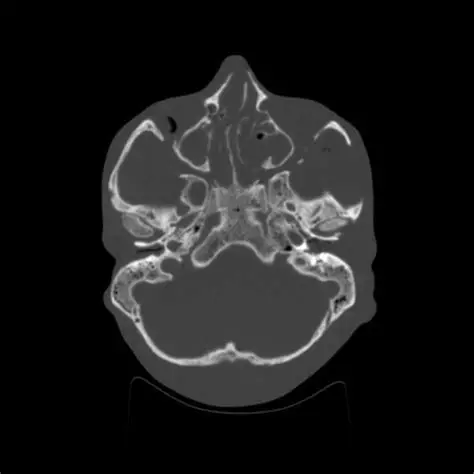
#> input picture data/phantoms/OIP.png, 474 x 474 px, found by its file name
$ python filtbackproj-multicore.py
#> lines starting #> are read from the running program, lines starting #| are printed output that depends on the picture
import numpy as np
import matplotlib.pyplot as plt
from PIL import Image, ImageChops
from scipy.fftpack import fft, fftshift, ifft
from joblib import Parallel, delayed
import multiprocessing
import time


def dummyImg(size0, size1):
    M = np.zeros((size0, size1))
    M[190:210, :] = 255
    M[:, 210:230] = 255
    dumImg = Image.fromarray(M.astype('uint8'))
    return dumImg


def padImage(img):
    N0, N1 = img.size
    lenDiag = int(np.ceil(np.sqrt(N0**2 + N1**2)))
    imgPad = Image.new('L', (lenDiag, lenDiag))
    c0, c1 = int(round((lenDiag - N0) / 2)), int(round((lenDiag - N1) / 2))
    imgPad.paste(img, (c0, c1))
    return imgPad, c0, c1


def _single_proj(img_arr, angle_deg):
    # rotate using NumPy/OpenCV-like transformation
    img_rot = Image.fromarray(img_arr).rotate(90 - angle_deg, resample=Image.BICUBIC)
    # print(f"Single projection: {angle_deg} degree")
    return np.sum(np.array(img_rot), axis=0)


def getProj(img, theta, n_jobs=None, show_progress=False):
    """
    Parallel Radon projection.
    """
    numAngles = len(theta)
    img_arr = np.array(img)

    # Parallel processing
    results = Parallel(n_jobs=n_jobs, prefer="threads")(
        delayed(_single_proj)(img_arr, theta[n]) for n in range(numAngles)
    )

    sinogram = np.stack(results, axis=1)
    return sinogram


def arange2(start, stop=None, step=1):
    if stop is None:
        a = np.arange(start)
    else:
        a = np.arange(start, stop, step)
        if a[-1] > stop - step:
            a = np.delete(a, -1)
    return a


def _filter_single_angle(proj_col, filt):
    projfft = fft(proj_col)
    filtProj = projfft * filt
    return np.real(ifft(filtProj))


def projFilter(sino, n_jobs=None):
    a = 0.1
    projLen, numAngles = sino.shape
    step = 2 * np.pi / projLen
    w = arange2(-np.pi, np.pi, step)
    if len(w) < projLen:
        w = np.concatenate([w, [w[-1] + step]])

    rn1 = abs(2 / a * np.sin(a * w / 2))
    rn2 = np.sin(a * w / 2) / (a * w / 2)
    r = rn1 * (rn2) ** 2
    filt = fftshift(r)

    # Parallel filtering
    results = Parallel(n_jobs=n_jobs, prefer="threads")(
        delayed(_filter_single_angle)(sino[:, i], filt) for i in range(numAngles)
    )

    filtSino = np.stack(results, axis=1)
    return filtSino


def _backproj_single_angle(sinogram_col, theta_rad, X, Y, imageLen):
    Xrot = X * np.sin(theta_rad) - Y * np.cos(theta_rad)
    XrotCor = np.round(Xrot + imageLen / 2).astype(int)
    projMatrix = np.zeros((imageLen, imageLen))
    mx, my = np.where((XrotCor >= 0) & (XrotCor <= (imageLen - 1)))
    projMatrix[mx, my] = sinogram_col[XrotCor[mx, my]]

    # print(f"Backprojection theta: {theta_rad}")
    return projMatrix


def backproject(sinogram, theta, n_jobs=None):
    imageLen = sinogram.shape[0]
    reconMatrix = np.zeros((imageLen, imageLen))

    x = np.arange(imageLen) - imageLen / 2
    y = x.copy()
    X, Y = np.meshgrid(x, y)
    theta_rad = np.deg2rad(theta)
    numAngles = len(theta_rad)

    # Parallel back-projection
    results = Parallel(n_jobs=n_jobs, prefer="threads")(
        delayed(_backproj_single_angle)(sinogram[:, n], theta_rad[n], X, Y, imageLen)
        for n in range(numAngles)
    )

    for mat in results:
        reconMatrix += mat

    backprojArray = np.flipud(reconMatrix)
    return backprojArray


if __name__ == '__main__':
    start_time = time.perf_counter()
    num_cores = multiprocessing.cpu_count()
    print(f"Detected CPU cores: {num_cores}")

    # myImg = dummyImg(400, 400)
    myImg = Image.open('data/phantoms/OIP.png').convert('L')

    myImgPad, c0, c1 = padImage(myImg)
#> in padImage, `imgPad = Image.new('L', (lenDiag, lenDiag))`: imgPad: PIL image 671x671 L; every value is 0
#> in padImage, `imgPad.paste(img, (c0, c1))`:
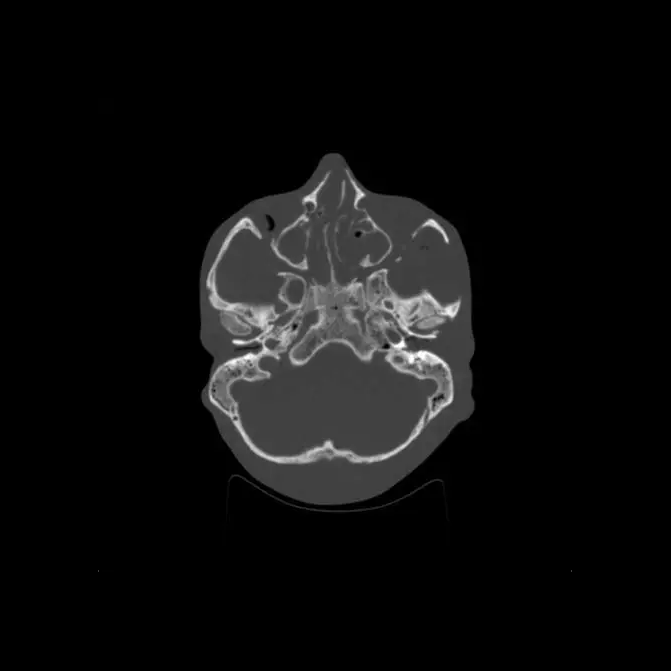
#> imgPad: PIL image 671x671 L; min 0, max 255, mean 13.9
#> c0 = 98; c1 = 98
    dTheta = 1
    theta = np.arange(0, 361, dTheta)

    print('Getting projections (parallel)...')
    mySino = getProj(myImgPad, theta, n_jobs=num_cores)
#> in _single_proj (call 37), `img_rot = Image.fromarray(img_arr).rotate(90 - angle_deg, resample=Ima..`:
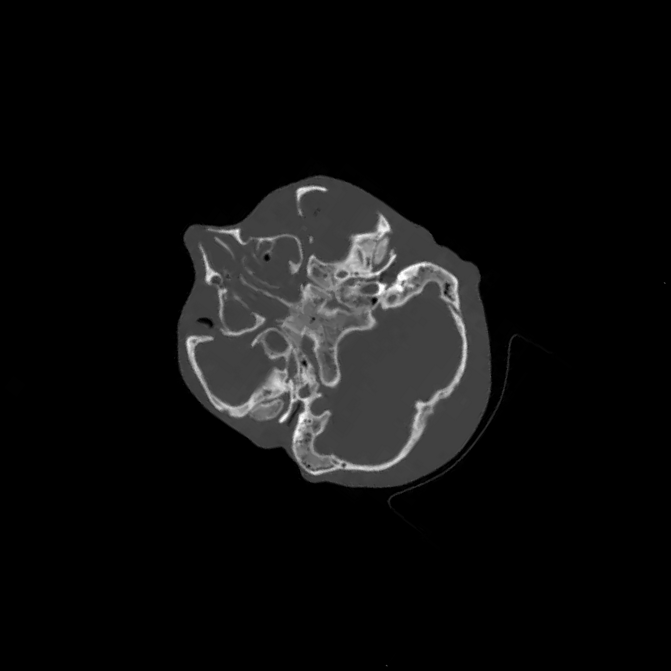
#> img_rot: PIL image 671x671 L; min 0, max 255, mean 13.9
#> in _single_proj (call 39), `img_rot = Image.fromarray(img_arr).rotate(90 - angle_deg, resample=Ima..`:
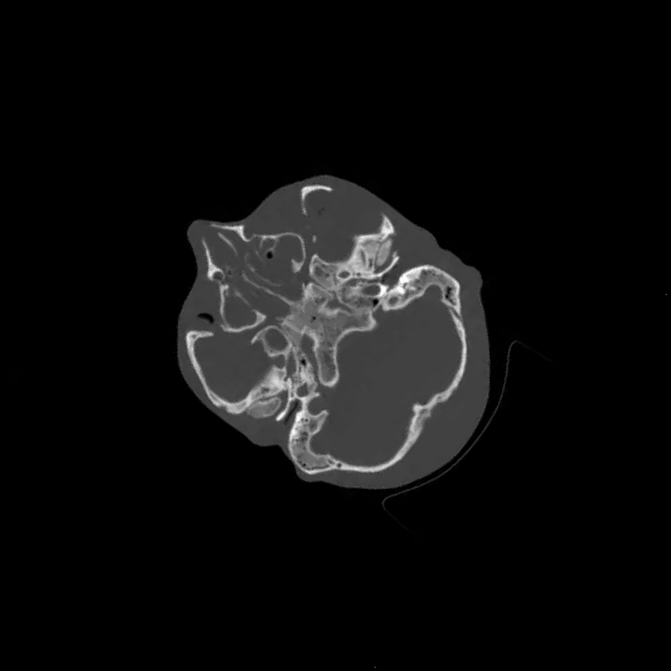
#> img_rot: PIL image 671x671 L; min 0, max 255, mean 13.9
#> in getProj, `results = Parallel(n_jobs=n_jobs, prefer="threads")( delayed(_single_p..`: results = 361 items
#> in getProj, `sinogram = np.stack(results, axis=1)`:
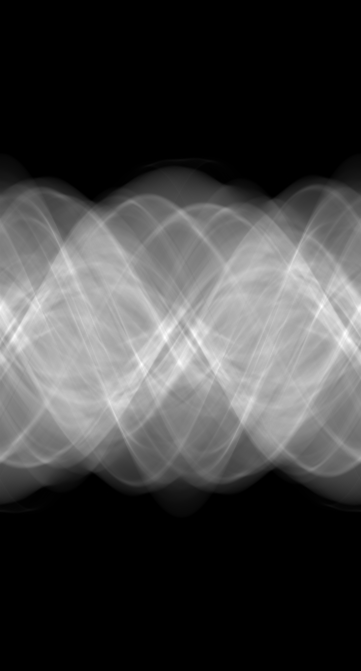
#> sinogram: shape (671, 361) uint64; min 0, max 36627, mean 9303.3; drawn with min black and max white

    print('Filtering (parallel)...')
    filtSino = projFilter(mySino, n_jobs=num_cores)
#> in projFilter, `filtSino = np.stack(results, axis=1)`:
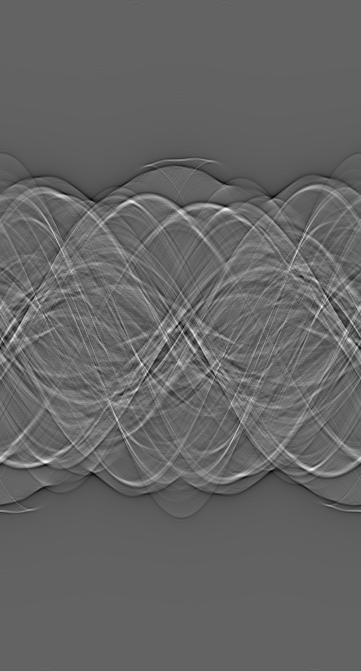
#> filtSino: shape (671, 361) float64; min -2117.1, max 3293.5, mean 43.6; drawn with min black and max white

    print('Performing backprojection (parallel)...')
    recon = backproject(filtSino, theta, n_jobs=num_cores)
#> the loop in backproject, `for mat in results:` made 361 passes
#> pass 1, in backproject, `reconMatrix += mat`:
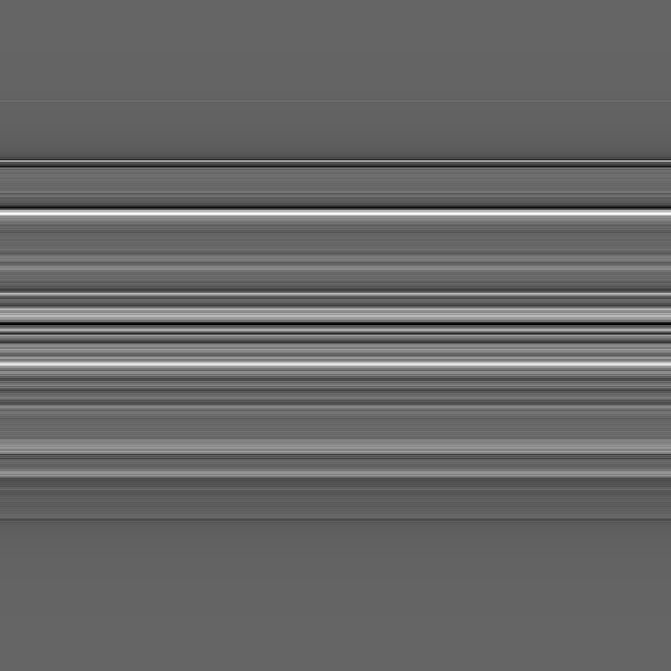
#> reconMatrix: shape (671, 671) float64; min -1672.9, max 2516.2, mean 43.8; drawn with min black and max white
#> pass 2, in backproject, `reconMatrix += mat`:
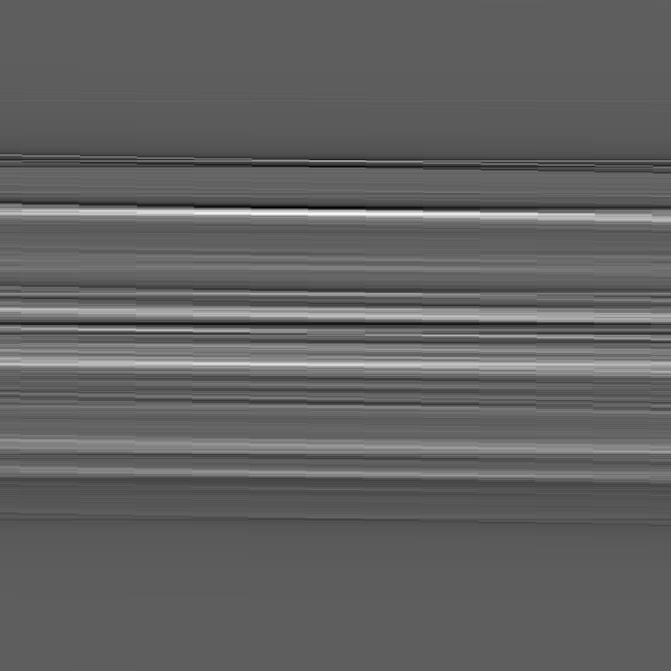
#> reconMatrix: shape (671, 671) float64; min -2838.5, max 4755.2, mean 87.4; drawn with min black and max white

    recon2 = np.round((recon - np.min(recon)) / np.ptp(recon) * 255)
    reconImg = Image.fromarray(recon2.astype('uint8'))
    n0, n1 = myImg.size
#> n0 = 474; n1 = 474
    reconImg = reconImg.crop((c0, c1, c0 + n0, c1 + n1))

    end_time = time.perf_counter()
    # print(f"Execution time: {end_time - start_time:.6f} seconds")

    fig3, (ax1, ax2, ax3) = plt.subplots(1, 3, figsize=(12, 4))
    ax1.imshow(myImg, cmap='gray')
    ax1.set_title('Original Image')
    ax2.imshow(reconImg, cmap='gray')
    ax2.set_title('Filtered Backprojected Image')
    ax3.imshow(ImageChops.difference(myImg, reconImg), cmap='gray')
    ax3.set_title('Error')
    plt.show()

$ run again, with data/phantoms/000865_06_01_114.png copied over data/phantoms/OIP.png
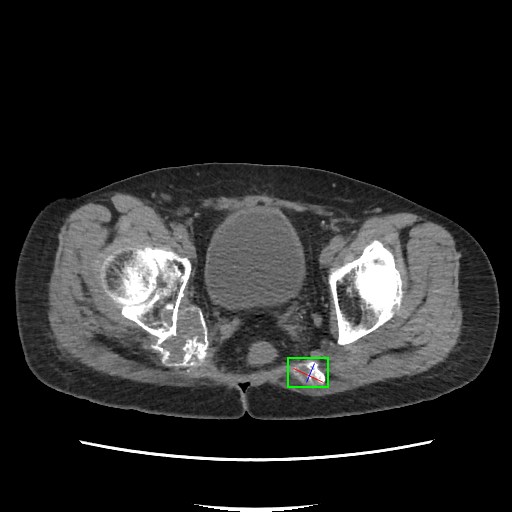
#> input picture data/phantoms/000865_06_01_114.png, 512 x 512 px, found by its file name
#> `myImgPad, c0, c1 = padImage(myImg)`: c0 = 106
#> in getProj, `results = Parallel(n_jobs=n_jobs, prefer="threads")( delayed(_single_p..`: results = 361 items
#> in projFilter, `filtSino = np.stack(results, axis=1)`:
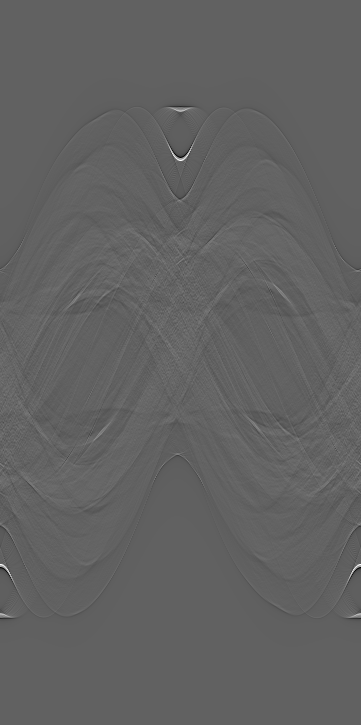
#> filtSino: shape (725, 361) float64; min -11856.3, max 19102.6, mean 59.7; drawn with min black and max white
#> the loop in backproject, `for mat in results:` made 361 passes
#> pass 1, in backproject, `reconMatrix += mat`:
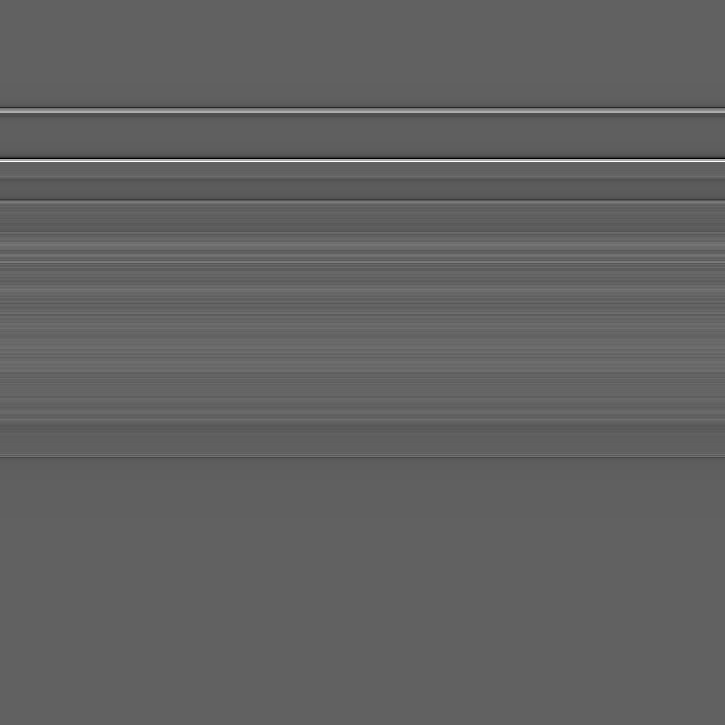
#> reconMatrix: shape (725, 725) float64; min -11856.3, max 19102.6, mean 60; drawn with min black and max white
